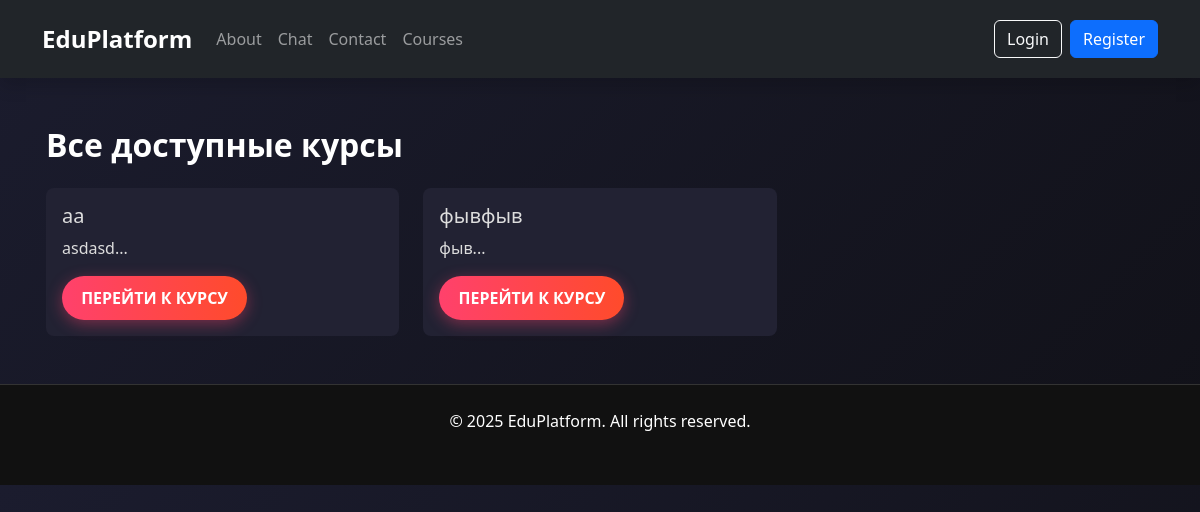
Page /courses/ on the committed database.
### index/models.py (models this page shows, shortened)
class Course(models.Model):
    title = models.CharField(max_length=100)
    instructor = models.ForeignKey(
        CustomUser,
        on_delete=models.CASCADE,
        related_name='courses',
        limit_choices_to={'role': 'teacher'}
        )
    students = models.ManyToManyField(
        CustomUser,
        related_name='enrolled_courses',
        blank=True,
        limit_choices_to={'role': 'student'}
        )
    description = models.TextField()
    created_at = models.DateTimeField(auto_now_add=True)
    updated_at = models.DateTimeField(auto_now=True)

### index/views.py (the view)
# urls.py: path('courses/', courses_view, name='courses'),
def courses_view(request):
    courses = Course.objects.all()  # Получаем все курсы из базы
    return render(request, 'index/courses.html', {'courses': courses})

### templates/index/courses.html (shortened to what this page needs)
<!DOCTYPE html>
{% load static %}
<html lang="en">
<head>
  <link href="https://cdn.jsdelivr.net/npm/bootstrap@5.3.3/dist/css/bootstrap.min.css" rel="stylesheet">
</head>
<body>
<nav class="navbar navbar-expand-lg navbar-dark bg-dark py-3 shadow">
    <div class="container">
        <a class="navbar-brand fw-bold fs-4" href="{% url 'main' %}">EduPlatform</a>
        <div class="collapse navbar-collapse justify-content-between" id="navbarNav">
            <ul class="navbar-nav">
                <li class="nav-item"><a class="nav-link" href="{% url 'about' %}">About</a></li>
                <li class="nav-item"><a class="nav-link" href="{% url 'chat' %}">Chat</a></li>
                <li class="nav-item"><a class="nav-link" href="{% url 'contact' %}">Contact</a></li>
                <li class="nav-item"><a class="nav-link" href="{% url 'courses' %}">Courses</a></li>
            </ul>
            <ul class="navbar-nav">
                {% if user.is_authenticated %}
                    <li class="nav-item"><span class="nav-link">Hi, {{ user.username }}</span></li>
                    <li class="nav-item"><a class="btn btn-outline-light" href="{% url 'logout' %}">Logout</a></li>
                {% else %}
                    <li class="nav-item"><a class="btn btn-outline-light me-2" href="{% url 'login' %}">Login</a></li>
                    <li class="nav-item"><a class="btn btn-primary" href="{% url 'register' %}">Register</a></li>
                {% endif %}
            </ul>
        </div>
    </div>
</nav>
<section class="section container">
  <h2 class="section-title">Все доступные курсы</h2>
  <div class="row g-4">
    {% for course in courses %}
      <div class="col-md-4">
        <div class="course-card">
          <h5>{{ course.title }}</h5>
          <p>{{ course.description|slice:":100" }}...</p>
         <a href="{% url 'course_lessons' course.id %}" class="btn btn-gradient">Перейти к курсу</a>
        </div>
      </div>
    {% empty %}
      <p>Курсы пока не добавлены.</p>
    {% endfor %}
  </div>
</section>
<footer class="footer text-center text-white">
    <div class="container">
        <p class="mb-1">© 2025 EduPlatform. All rights reserved.</p>
        <div>
        </div>
    </div>
</footer>
</body>
</html>

### templates/index/courses.html (style rules this page uses)
body { background: linear-gradient(135deg, #1b1c2e, #111118); color: #fff; font-family: 'Segoe UI', sans-serif; }
.section { padding: 3rem 1rem; }
.section-title { font-size: 2rem; margin-bottom: 1.5rem; font-weight: 600; }
.btn-gradient { background: linear-gradient(to right, #ff416c, #ff4b2b); color: white; padding: 0.6rem 1.2rem; border: none; border-radius: 50px; font-weight: 600; text-transform: uppercase; transition: all 0.3s ease; box-shadow: 0 4px 15px rgba(255, 65, 108, 0.4); text-decoration: none; }
footer { background: #111; padding: 1.5rem; color: #aaa; text-align: center; border-top: 1px solid #333; }
.course-card { background-color: #222233; border: none; color: #ddd; padding: 1rem; border-radius: 8px; transition: all 0.3s ease; }

### rows in the picture
Course: title "aa", description "asdasd"
Course: title "фывфыв", description "фыв"
